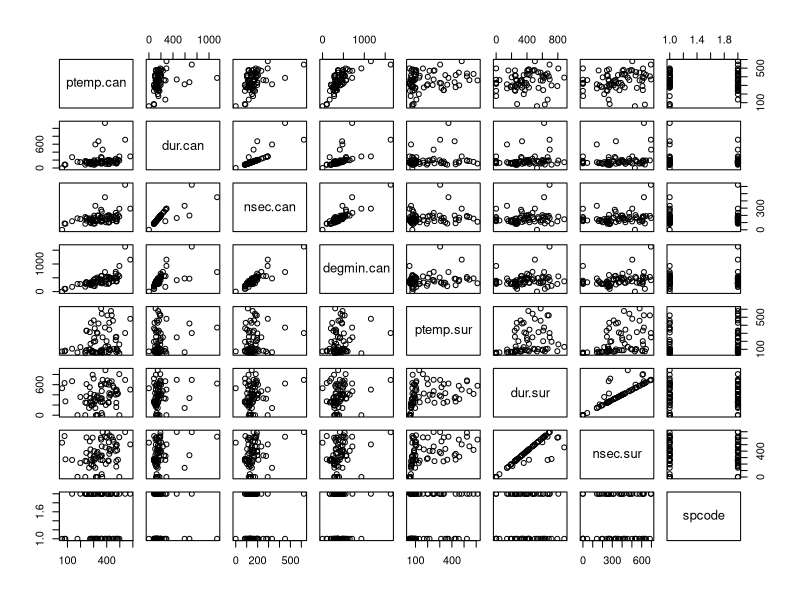
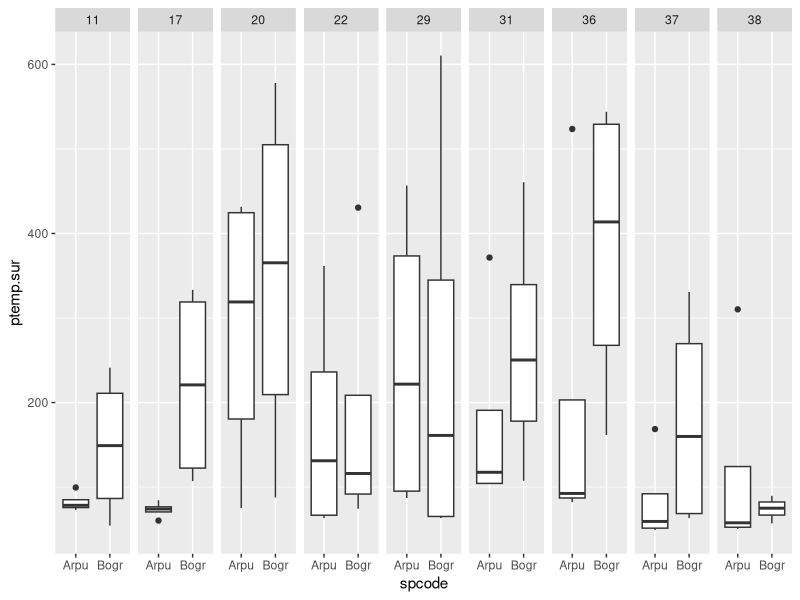
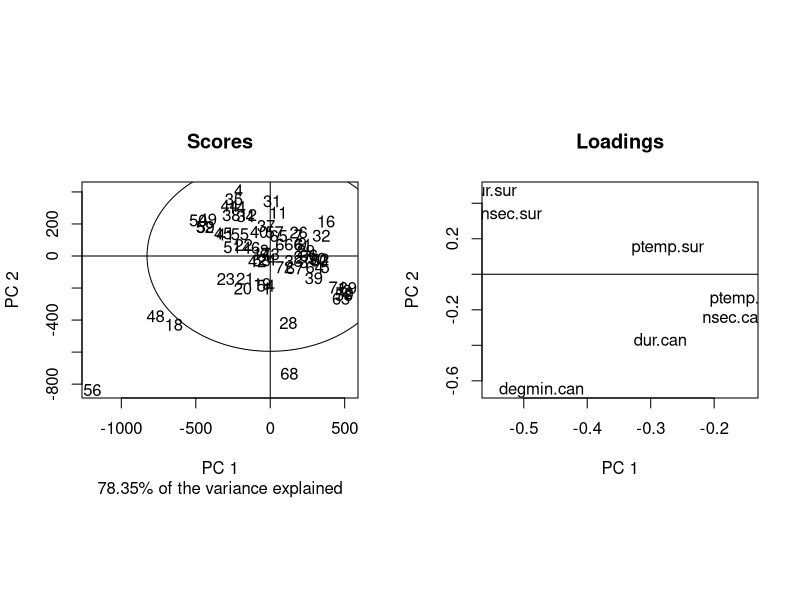
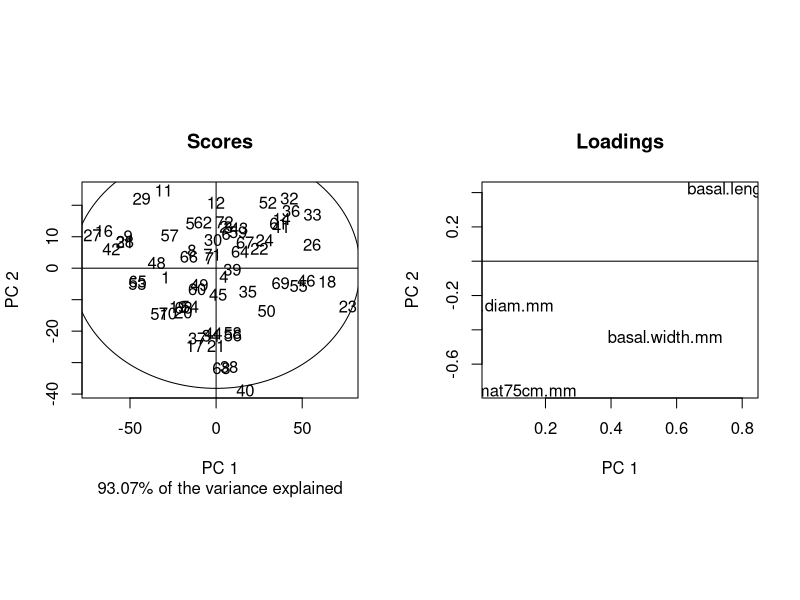
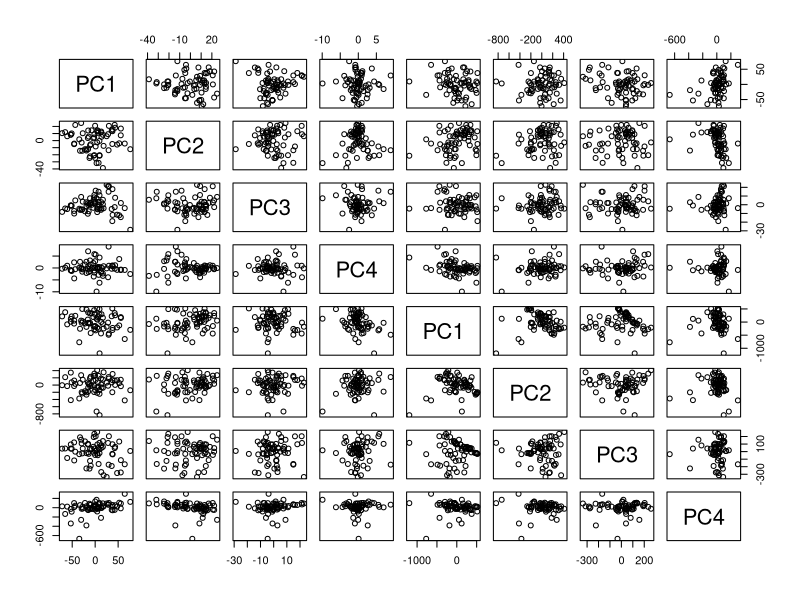
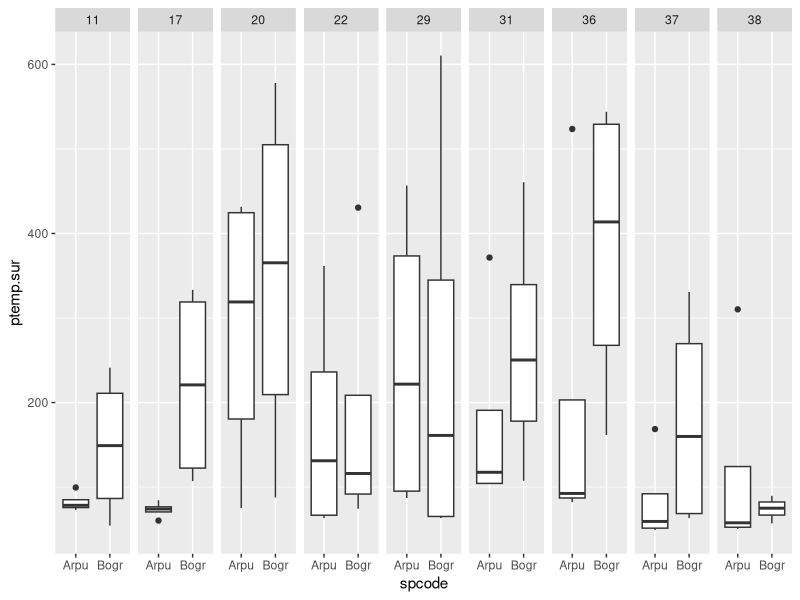

Source code (R) for these figures, in order:
library(ggplot2)
library(nlme)

burns <- read.csv("../data/rangeland-burns-temps.csv")

plot(burns[,c(7:10, 12:14, 16)])

ggplot(burns, aes(spcode, ptemp.sur)) +
    geom_boxplot() +
    facet_grid(. ~ plot)
ggsave("../results/ptemp-by-spcode-plot.pdf")


## significant effect of species on peak temperature
ptemp.sur.mod <- lme(ptemp.sur ~ spcode, random = ~ 1 | plot, data = burns)
summary(ptemp.sur.mod)
anova(ptemp.sur.mod)


## PCAs
library(pcaMethods)

ndata <- burns[ rowSums( is.na(burns[, c(17:20) ]) ) != ncol(burns[, c(17:20)] ),]
ndata <- ndata[ rowSums( is.na(ndata[, c(7:10,12:14) ]) ) != ncol(ndata[, c(7:10,12:14)] ),]

plants <- ndata[, c(17:20)] # plant measurements
fire <- ndata[, c(7:10, 12:14)] # HOBO temperatures

plants.PCA <- pca(plants, nPcs=4, method="ppca", center=TRUE)
fire.PCA <- pca(fire, nPcs=4, method="ppca", center=TRUE)

summary(plants.PCA)
summary(fire.PCA)

slplot(fire.PCA)

slplot(plants.PCA)

allscores <- as.data.frame(cbind(scores(plants.PCA), scores(fire.PCA)))
#names(allscores) <- c(paste(names(plants.PCA), "p", sep="_"), paste(names(fire.PCA), "f", sep="_"))
plot(allscores)
